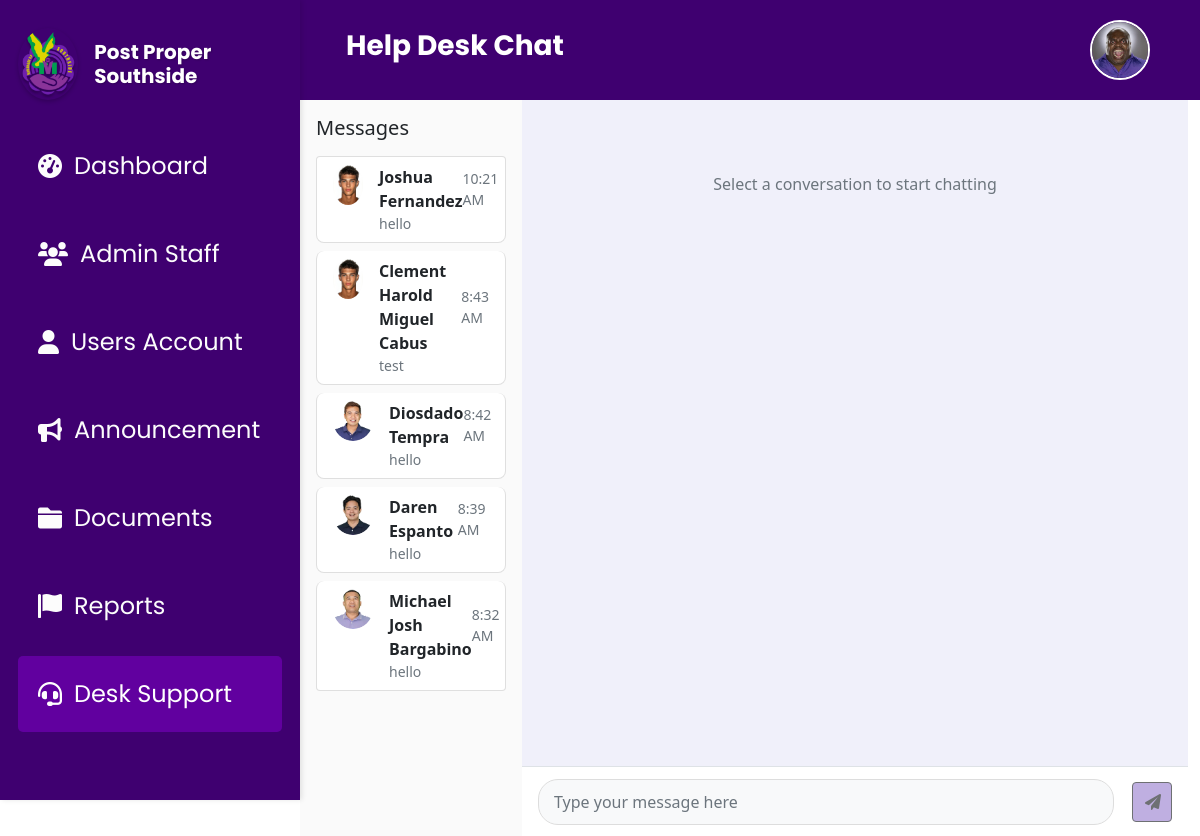
/desk_support.php (signed in), run on the app's committed database.
### tables this page shows
CREATE TABLE `user_accounts` (
  `id` int(11) NOT NULL,
  `firstName` varchar(50) NOT NULL,
  `lastName` varchar(50) NOT NULL,
  `username` varchar(50) NOT NULL,
  `age` int(11) DEFAULT NULL,
  `gender` enum('male','female') NOT NULL,
  `adrHouseNo` varchar(10) DEFAULT NULL,
  `adrZone` varchar(20) DEFAULT NULL,
  `adrStreet` varchar(100) DEFAULT NULL,
  `birthday` varchar(255) DEFAULT NULL,
  `password` varchar(255) NOT NULL,
  `user_profile_picture` longtext NOT NULL,
  `last_active` timestamp NULL DEFAULT NULL,
  `full_name` varchar(255) GENERATED ALWAYS AS (concat(`firstName`,' ',`lastName`)) STORED,
  `status` enum('pending','verified','rejected') NOT NULL DEFAULT 'pending',
  `user_valid_id` longtext DEFAULT NULL
);

### desk_support.php (the view, shortened to what this page needs)
<?php
include 'db.php';
try {
    $query = "SELECT DISTINCT
                u.id,
                u.firstName,
                u.lastName,
                u.user_profile_picture,
                (SELECT m2.message
                 FROM messages m2
                 WHERE (m2.sender_id = u.id OR (m2.is_admin = 1 AND m2.sender_id = u.id))
                 ORDER BY m2.timestamp DESC
                 LIMIT 1) as latest_message,
                (SELECT m3.timestamp
                 FROM messages m3
                 WHERE (m3.sender_id = u.id OR (m3.is_admin = 1 AND m3.sender_id = u.id))
                 ORDER BY m3.timestamp DESC
                 LIMIT 1) as last_message_time
              FROM user_accounts u
              LEFT JOIN messages m ON u.id = m.sender_id
              WHERE EXISTS (
                SELECT 1
                FROM messages m4
                WHERE m4.sender_id = u.id
              )
              GROUP BY u.id
              ORDER BY last_message_time DESC";
    $stmt = $conn->prepare($query);
    $stmt->execute();
    $users_with_messages = $stmt->fetchAll(PDO::FETCH_ASSOC);
} catch (PDOException $e) {
    error_log("Database error: " . $e->getMessage());
    $users_with_messages = [];
}
?>
<!DOCTYPE html>
<html lang="en">
<head>
    <link href="https://cdn.jsdelivr.net/npm/bootstrap@5.3.0/dist/css/bootstrap.min.css" rel="stylesheet">
    <link rel="stylesheet" href="css/DeskSupport.css">
    <link rel="stylesheet" href="https://cdnjs.cloudflare.com/ajax/libs/font-awesome/6.0.0-beta3/css/all.min.css">
</head>
<body>
<?php
    include 'header.php';
    include 'sidebar.php';
?>
<div class="container-fluid" style="margin-left:18rem; max-width: calc(100% - 18rem);">
    <div class="row">
        <div class="col-lg-3 col-md-4 bg-sidebar p-3">
            <h5 class="text-dark mb-3">Messages</h5>
            <div class="list-group" id="userList">
                <?php if (!empty($users_with_messages)): ?>
                    <?php foreach ($users_with_messages as $user): ?>
                        <?php
                            $timestamp = isset($user['last_message_time'])
                                ? date('g:i A', strtotime($user['last_message_time']))
                                : '';
                        ?>
                        <div class="list-group-item list-group-item-action user-chat-item"
                            data-user-id="<?php echo htmlspecialchars($user['id']); ?>"
                            data-user-name="<?php echo htmlspecialchars($user['firstName'] . ' ' . $user['lastName']); ?>">
                            <div class="d-flex w-100">
                                <img src="<?php echo !empty($user['user_profile_picture']) ?
                                    htmlspecialchars($user['user_profile_picture']) : 'assets/profile.jpg'; ?>"
                                    class="rounded-circle me-3" width="40" height="40" alt="User">
                                <div class="flex-grow-1">
                                    <div class="d-flex justify-content-between align-items-center">
                                        <strong><?php echo htmlspecialchars($user['firstName'] . ' ' . $user['lastName']); ?></strong>
                                        <?php if ($timestamp): ?>
                                            <small class="text-muted"><?php echo $timestamp; ?></small>
                                        <?php endif; ?>
                                    </div>
                                    <p class="text-muted small mb-0 text-truncate">
                                        <?php echo htmlspecialchars($user['latest_message'] ?? 'No messages'); ?>
                                    </p>
                                </div>
                            </div>
                        </div>
                    <?php endforeach; ?>
                <?php else: ?>
                    <div class="text-center text-muted">
                        <p>No messages yet</p>
                    </div>
                <?php endif; ?>
            </div>
        </div>
        <div class="col-lg-9 col-md-8 chat-container" >
            <div id="chat-window" class="chat-window p-4">
                <div class="text-center text-muted mt-5">
                    <p>Select a conversation to start chatting</p>
                </div>
            </div>
            <div class="chat-input d-flex align-items-center p-3 border-top">
                <input type="text" id="messageInput" class="form-control me-2" placeholder="Type your message here" disabled>
                <button id="sendMessageBtn" class="btn btn-purple" disabled>
                    <i class="fas fa-paper-plane"></i>
                </button>
            </div>
        </div>
    </div>
</div>
</body>
</html>

### css/DeskSupport.css (style rules this page uses)
body { overflow: hidden; height: 100vh; }
.container-fluid { overflow: hidden; height: calc(100vh - 64px); padding: 0; }
.row { height: 100%; margin: 0; }
.bg-sidebar { height: 100%; overflow-y: auto; padding: 1rem; }
.chat-container { height: 100%; display: flex; flex-direction: column; position: relative; background-color: #f0f0fa; padding: 0; }
.chat-window { flex: 1; overflow-y: auto; padding: 20px; margin-bottom: 70px; }
.chat-input { position: absolute; bottom: 0; left: 0; right: 0; padding: 15px; background: white; border-top: 1px solid #ddd; display: flex; align-items: center; gap: 10px; height: 70px; }
.bg-sidebar { background-color: #fafafa; }
.chat-container { background-color: #f0f0fa; position: relative; height: calc(100vh - 64px); }
.chat-window { height: calc(100vh - 180px); overflow-y: auto; padding: 20px; display: flex; flex-direction: column; }
.chat-input { position: absolute; bottom: 0; left: 0; right: 0; padding: 15px; background: white; border-top: 1px solid #ddd; display: flex; align-items: center; gap: 10px; }
#messageInput { border-radius: 20px; padding: 10px 15px; border: 1px solid #ddd; flex-grow: 1; }
#messageInput:disabled { background-color: #f8f9fa; }
.btn-purple { background-color: #61009f; color: #fff; border: none; width: 40px; height: 40px; border-radius: 50%; display: flex; align-items: center; justify-content: center; }
.btn-purple:disabled { background-color: #9d85d2; }
.user-chat-item { margin-bottom: 0.5rem; padding: 0.75rem; border-radius: 0.5rem; transition: background-color 0.2s ease; border: 1px solid #eee; }

### css/header.css (style rules this page uses)
* { margin: 0; padding: 0; box-sizing: border-box; }

### data on the page
user_accounts: firstName+lastName "Joshua Fernandez", timestamp "10:21 AM", latest_message "hello"
user_accounts: firstName+lastName "Clement Harold Miguel Cabus", timestamp "8:43 AM", latest_message "test"
user_accounts: user_profile_picture (picture), firstName+lastName "Diosdado Tempra", timestamp "8:42 AM", latest_message "hello"
user_accounts: user_profile_picture (picture), firstName+lastName "Daren Espanto", timestamp "8:39 AM", latest_message "hello"
user_accounts: user_profile_picture (picture), firstName+lastName "Michael Josh Bargabino", timestamp "8:32 AM", latest_message "hello"

### other printed values
$pageTitle "Help Desk Chat"
